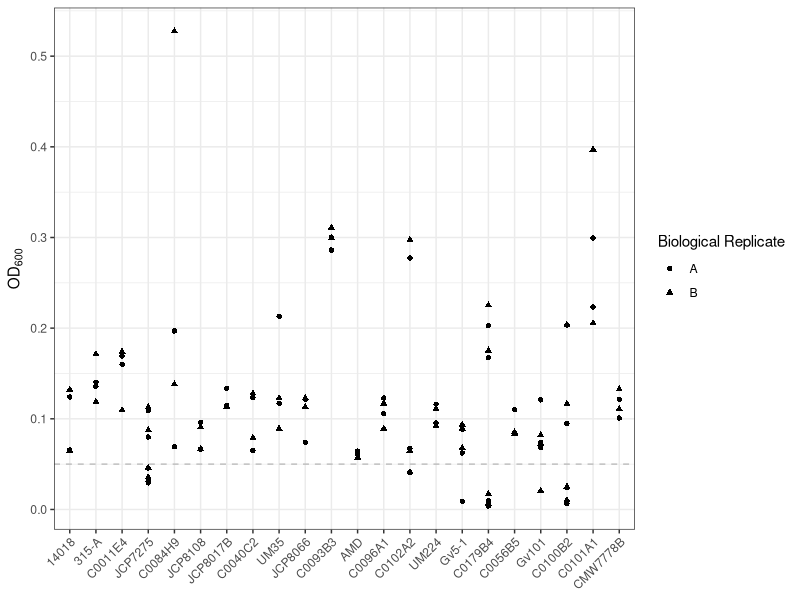
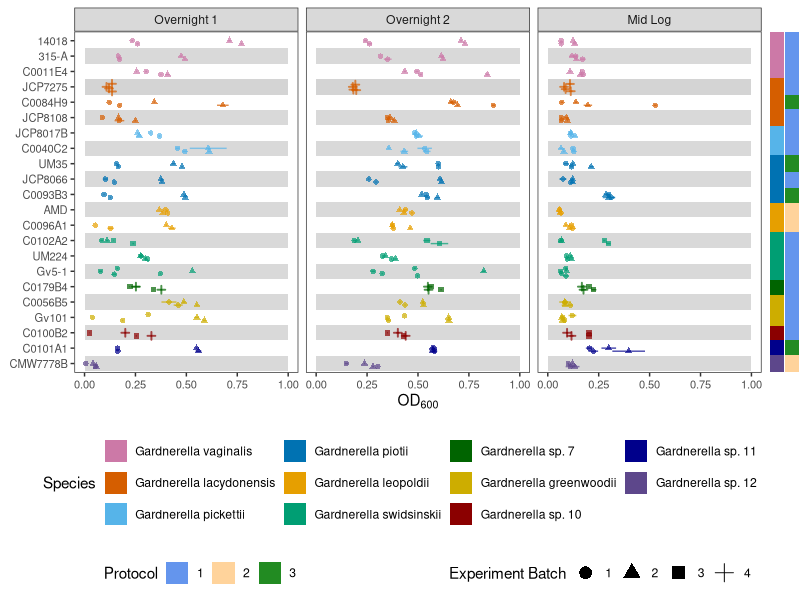
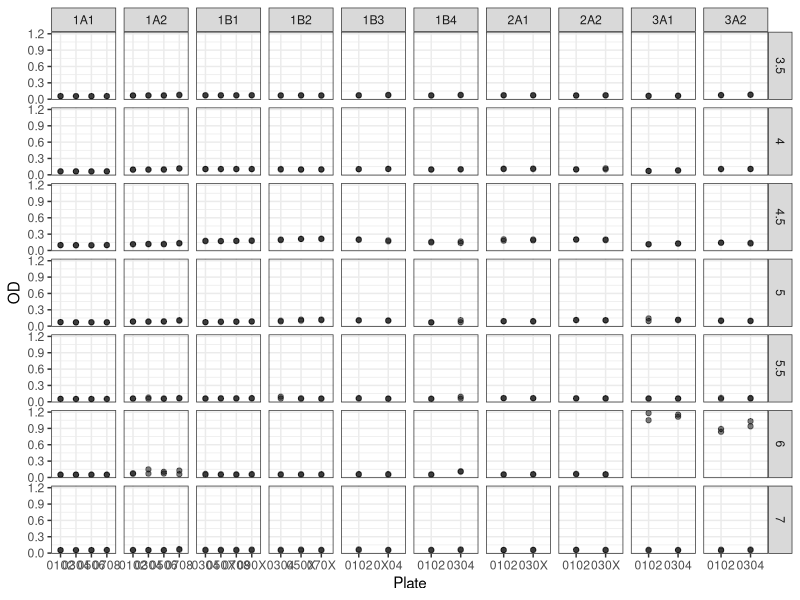
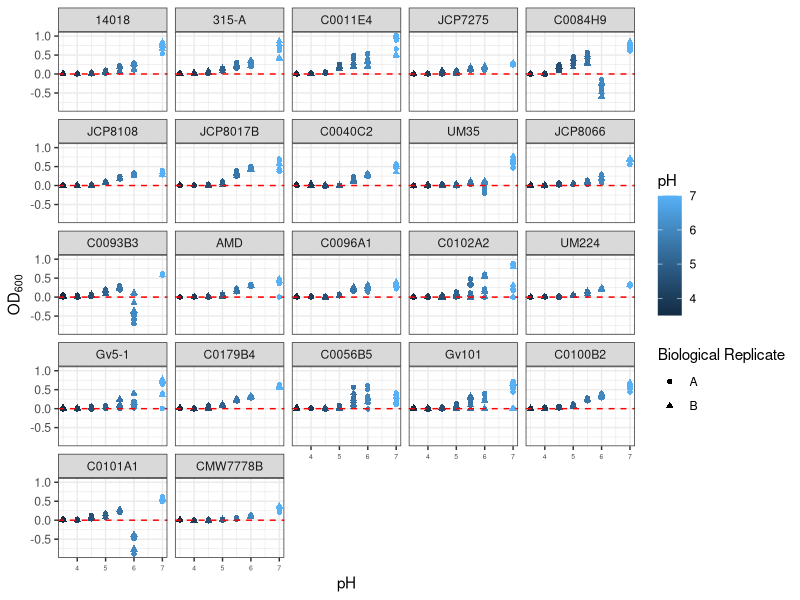
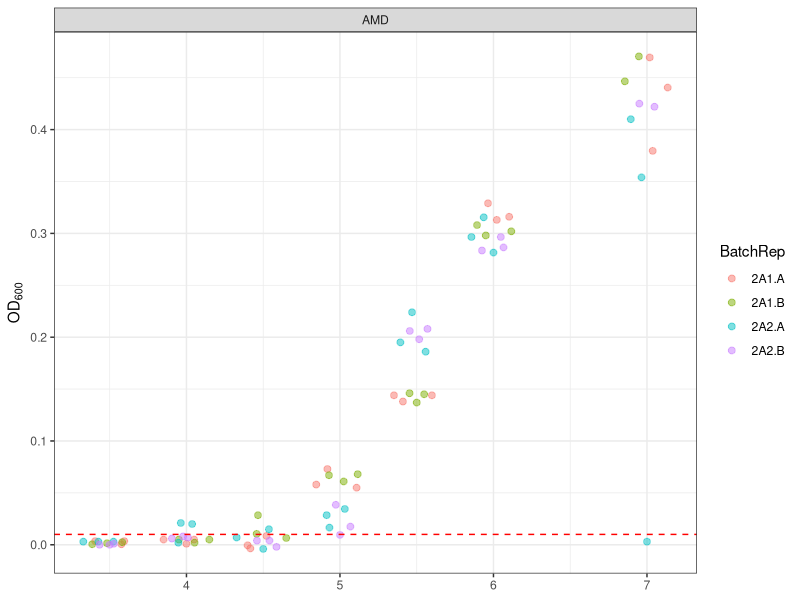
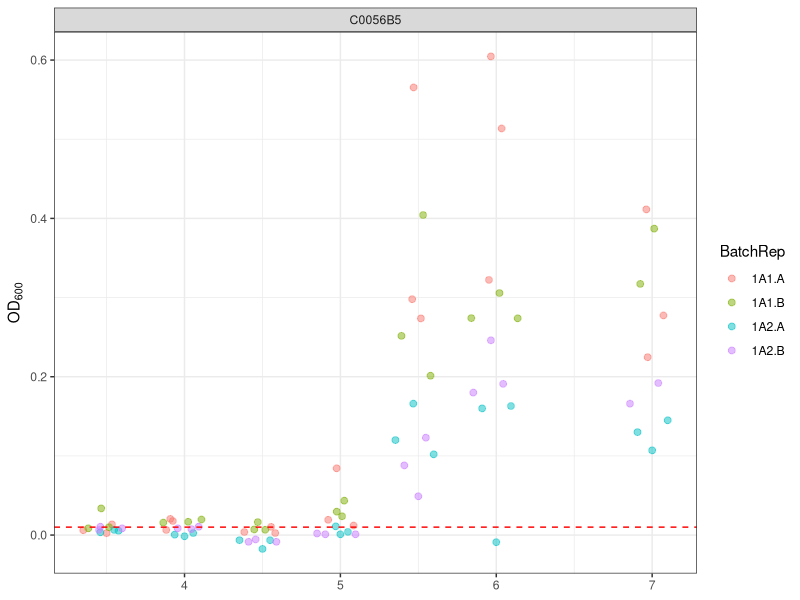
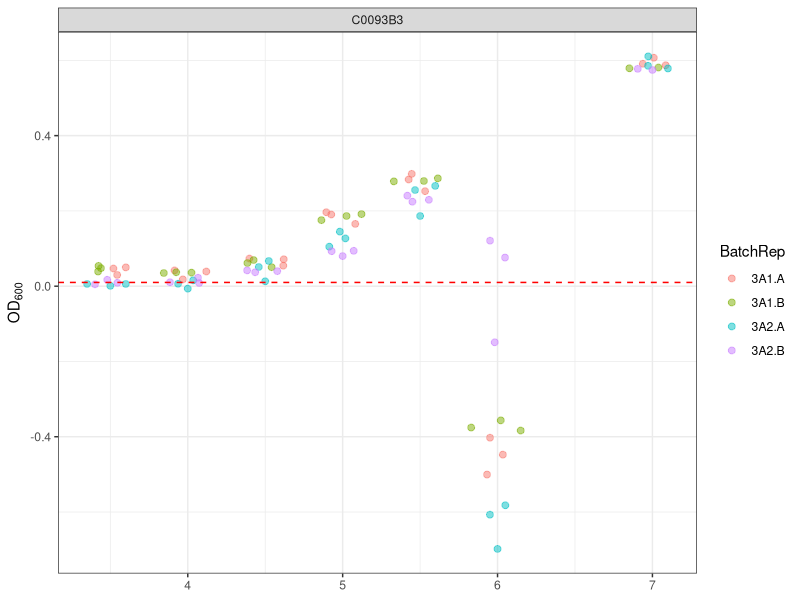
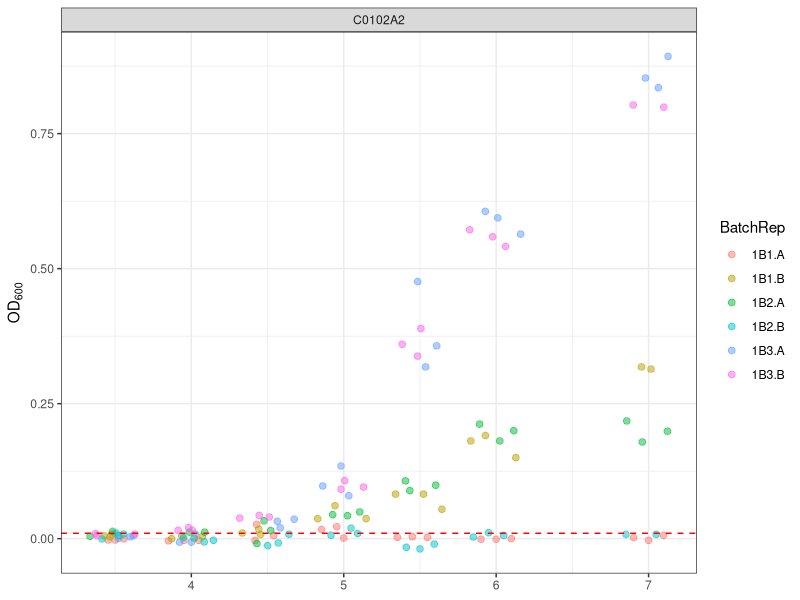

Here is the R script that generated these plots, in order: (Note: this script raises an error after producing the figures.)
## ---- chunk 1
library(tidyverse)
library(openxlsx)
library(broom)
library(rstatix)
library(ggbeeswarm)
library(formattable)
library(ggpubr)
library(cowplot)
library(corrplot)
library(kableExtra)
library(grid)
library(gridGraphics)

`%!in%` <- negate(`%in%`)
## ---- chunk 2
strains <- c("14018", "315-A", "C0011E4", "JCP7275", "C0084H9", "JCP8108", "JCP8017B", "C0040C2" , "UM35",  "JCP8066", "C0093B3", "AMD", "C0096A1", "C0102A2",  "UM224", "Gv5-1", "C0179B4", "C0056B5", "Gv101", "C0100B2", "C0101A1", "CMW7778B")

strains0 <- c("14018", "315-A", "C0011E4", "JCP7275", "C0084H9", "JCP8108", "JCP8017B", "C0040C2" , "UM35",  "JCP8066", "C0093B3", "AMD", "C0096A1", "C0102A2",  "UM224", "5-1", "C0179B4", "C0056B5", "101", "C0100B2", "C0101A1", "CMW7778B")

species <- c("Gardnerella vaginalis", "Gardnerella lacydonensis", "Gardnerella pickettii", "Gardnerella piotii", "Gardnerella leopoldii", "Gardnerella swidsinskii", "Gardnerella sp. 7", "Gardnerella greenwoodii", "Gardnerella sp. 10", "Gardnerella sp. 11", "Gardnerella sp. 12")

figureOut <- "../../experiments_figures"
suppTableOut <- paste0("../../experiments_figures/", Sys.Date(), "_supplementary_posthoc_tables.xlsx")
formattedPhenDataOut <- "../formatted_phenotype_data"
## ---- chunk 3
midlog_raw_data <- read_csv("./data/pH_midlog_raw_data.csv")   %>%
  mutate(Species=case_when(Species=="Gardnerella sp. 2"~"Gardnerella lacydonensis",
                           Species=="Gardnerella sp. 3"~"Gardnerella pickettii",
                           Species=="Gardnerella sp. 8"~"Gardnerella greenwoodii",
                           Species %!in% c("Gardnerella sp. 2", "Gardnerella sp. 3", "Gardnerella sp. 8")~Species))
pH_raw_data <- read_csv("./data/pH_raw_data.csv")   %>%
  mutate(Species=case_when(Species=="Gardnerella sp. 2"~"Gardnerella lacydonensis",
                           Species=="Gardnerella sp. 3"~"Gardnerella pickettii",
                           Species=="Gardnerella sp. 8"~"Gardnerella greenwoodii",
                           Species %!in% c("Gardnerella sp. 2", "Gardnerella sp. 3", "Gardnerella sp. 8")~Species))
## ---- chunk 4
theme_set(theme_bw())

speciesColor <- scale_color_manual(values=c("#CC79A7", "#D55E00", "#56B4E9", "#0072B2", "#E69F00", "#009E73", 
                                                 "darkgreen", "gold3", "darkred", "darkblue",
                                                 "mediumpurple4"))

speciesFill <- scale_fill_manual(values=c("#CC79A7", "#D55E00", "#56B4E9", "#0072B2", "#E69F00", "#009E73", 
                                                 "darkgreen", "gold3", "darkred", "darkblue",
                                                 "mediumpurple4"))
## ---- chunk 5
setupDF <- midlog_raw_data %>%
  group_by(Number, BioRep, Species, Strain, Batch, Step) %>%
  mutate(OD=OD-mean(.$OD[.$Number=="Blank"]),
                      OD=case_when(OD>0~OD,
                      OD<=0~0)) %>%
  filter(Number!="Blank") %>%
  mutate(Step=factor(Step, levels=c("Overnight 1", "Overnight 2", "Mid Log"))) %>%
  mutate(Strain=factor(Strain, levels=strains),
         Species=factor(Species, levels=species),
         Sample=paste(Strain, Batch, BioRep, sep="."),
         BatchNum=str_extract(Batch, "(?<=[A|B])[0-9]"),
         BatchRep=paste(BatchNum, BioRep, sep="."),
         StrainN=as.numeric(Strain),
         rectFill=case_when(StrainN %% 2 == 0 ~ "A",
                           StrainN %% 2 != 0 ~ "B")) %>%
  ungroup %>%
  with_groups(c("Sample", "Number", "BioRep", "Batch", "BatchNum", "BatchRep", "StrainN", "rectFill", "Species", "Strain", "Protocol",  "Step"), summarize, ODm=mean(OD), ODsd=sd(OD))
## ---- chunk 6
setupDF %>%
  filter(Step=="Mid Log") %>%
  ggplot(aes(x=Strain, y=ODm)) +
  geom_point(aes(shape=BioRep)) +
  geom_hline(aes(yintercept=0.05), linetype=2, color="gray") +
  theme(axis.text.x = element_text(angle=45, hjust=1)) +
  labs(x=NULL, y=bquote(OD[600]), shape="Biological Replicate", color="Experiment Batch")
## ---- chunk 7
failGrowthSamples <- setupDF %>%
  filter(Step=="Mid Log", ODm<0.05) %>%
  .$Sample
  
failGrowthSamples
## ---- chunk 8
overnightPlot <- setupDF %>%
  filter(Sample %!in% failGrowthSamples) %>%
  ggplot(aes(x=Strain, y=ODm)) +
  geom_rect(aes(xmin=StrainN-.5, xmax=StrainN+.5, ymin = 0, ymax = 1, fill=rectFill), alpha = 0.2, show.legend = FALSE) +
  geom_pointrange(aes(ymin=(ODm-ODsd), ymax=(ODm+ODsd), shape=BatchNum, color=Species), position = position_quasirandom(), size=0.3, alpha=0.7, show.legend = FALSE) +
  geom_point(aes(shape=BatchNum), alpha=0) +
  speciesColor +
  scale_fill_manual(values=c("white", "gray"), labels=c("A","B")) +
  ylim(0,1) +
  facet_grid(.~Step) +
  coord_flip() +
  scale_x_discrete(limits=rev) +
  theme(axis.text.x = element_text(size=8),
        axis.text.y = element_text(size=8),
        axis.title = element_text(size=11),
        panel.grid = element_blank(),
        legend.position = "none") +
  labs(x=NULL, y=bquote(OD[600]), shape="Experiment Batch")

## annotation portions of plot
#protocol bar
protocolBar <- setupDF %>%
  select(Strain, Species, Protocol) %>%
  unique %>%
  mutate(Protocol=as.character(Protocol)) %>%
  ggplot() +
    geom_bar(aes(x=Strain, y=2, fill=Protocol), stat="identity", width = 1.1) +
    scale_x_discrete(limits=rev) +
    scale_fill_manual(values=c("cornflowerblue", "burlywood1", "forestgreen")) +
    coord_flip() +
    theme_void() +
    theme(legend.position = "none")

speciesBar <- setupDF %>%
  select(Strain, Species, Protocol) %>%
  unique %>%
  ggplot() +
    geom_bar(aes(x=Strain, y=1, fill=Species), stat="identity", width=1.1) +
    scale_x_discrete(limits=rev) +
    speciesFill +
    coord_flip() +
    theme_void() +
    theme(legend.position = "none")

#Legends
protocol_legend <- ggpubr::get_legend(
    protocolBar + 
    guides(color = guide_legend(nrow = 1)) +
    theme(legend.position = "bottom"))
species_legend <- ggpubr::get_legend(
    speciesBar +
    guides(color=guide_legend(ncol = 1)) +
    theme(legend.position = "bottom"))
experiment_legend <- ggpubr::get_legend(
  overnightPlot +
  guides(shape=guide_legend(nrow = 1, override.aes = list(alpha=1, size=4))) +
  theme(legend.position = "bottom"))

a <- plot_grid(overnightPlot, speciesBar, protocolBar, nrow = 1, align = "h", axis = "bt", rel_widths = c(1, 0.02, 0.02))
b <- plot_grid(a, as_ggplot(species_legend), nrow=2, rel_heights = c(1, 0.3))
c <- plot_grid(as_ggplot(protocol_legend), as_ggplot(experiment_legend), nrow=1)
setUpGrowthFigure <- plot_grid(b, c, ncol=1, nrow=2, rel_heights = c(1, 0.1))
setUpGrowthFigure
## ---- chunk 9
blankDF <- pH_raw_data %>%
    filter(Number=="Blank")

pH_results_raw <- pH_raw_data %>%
    filter(Number !="Blank")
## ---- chunk 10
blankDF %>%
  ggplot(aes(x=Plate, y=OD)) +
  geom_point(alpha=0.5) +
  facet_grid(pH~Batch, scales = "free_x")
## ---- chunk 11
meanBlankODs <- blankDF %>%
  with_groups(c(Plate, Batch, pH), summarize, blankOD=mean(OD))


DF0 <- pH_results_raw %>%
  left_join(meanBlankODs) %>%
  mutate(OD=OD-blankOD,
         Species=factor(Species, levels=species),
         Strain=factor(Strain, levels=strains),
         Sample=paste(Batch, Strain, BioRep, sep=".")) %>%
  filter(Sample %!in% failGrowthSamples)
## ---- chunk 12
DF0 %>%
  ggplot(aes(x=pH, y=OD, color=pH, shape=BioRep)) +
  geom_point() +
  geom_hline(yintercept = 0, linetype=2, color="red") +
  facet_wrap(~Strain) +
  theme(axis.text.x = element_text(size=5)) +
  labs(x="pH", y=bquote(OD[600]), shape="Biological Replicate")
## ---- chunk 13
DF0 %>%
  filter(Strain %in% c("AMD", "Gv5-1", "Gv101", "C0102A2", "C0056B5", "C0093B3")) %>%  
#         pH==7) %>%
  mutate(PlateSet=str_extract(Batch, "(?<=[A|B])[1|2]"), 
         BatchRep=paste(Batch, BioRep, sep="."),
         Strain=as.character(Strain)) %>%
  #ggplot(aes(x=Strain, y=OD, color=BatchRep)) +
  split(.$Strain) %>%
  map(~ggplot(.x, aes(x=pH, y=OD, color=BatchRep)) +
  geom_quasirandom(size=2, alpha=0.5) +
  geom_hline(yintercept = 0.01, linetype=2, color="red") +
  facet_wrap(~Strain) +
  labs(y=bquote(OD[600]), x=NULL))
  
## ---- chunk 14
filterWells <- DF0 %>%
  filter(pH==7, 
         OD<0.01) %>% # samples w
  mutate(SampleWell=paste(Sample, well, sep=".")) %>%
  .$SampleWell
filterWells
## ---- chunk 15
filterSamples <- DF0 %>%
  mutate(SampleWell=paste(Sample, well, sep=".")) %>%
  filter(SampleWell %!in% filterWells) %>%
  count(Sample, pH) %>%
  spread(pH, n) %>%
  filter(is.na(`7`)) %>%
  .$Sample
filterSamples
## ---- chunk 16
filterpHwells <- DF0 %>%
  mutate(SampleWell=paste(Sample, well, sep=".")) %>%
  filter(SampleWell %!in% filterWells,
         Protocol=="3",
         pH==6) %>%
  unique %>%
  .$SampleWell
filterpHwells
## ---- chunk 17
DF1 <- DF0 %>%
  mutate(SampleWell=paste(Sample, well, sep=".")) %>%
  filter(SampleWell %!in% filterWells,
         Sample %!in% filterSamples,
         SampleWell %!in% c(filterpHwells, "2A2.AMD.A.H3")) %>% # filter pH 6 protocol 3 and the pH 7 well of AMD that was below 0.01
  mutate(OD=case_when(OD<0.003~0,
                      OD>=0.003~OD)) # measurements below the limit of detection (0.003) become 0
## ---- chunk 18
pH_DF_save <- DF1 %>%
  with_groups(c(Number, Species, Strain, pH, Batch, Plate, BioRep), summarize, mOD=mean(OD), sdOD=sd(OD)) %>%
  mutate(pH=as.numeric(pH),
         Sample=paste(Strain, Batch, BioRep, pH, sep=".")) %>%
  select(Sample, Strain, Species, pH, mOD, sdOD)

# write_csv(pH_DF_save, file.path(formattedPhenDataOut, "pH_growth.csv"))
## ---- chunk 19
DF <- DF1 %>%
  with_groups(c(Number, Species, Strain, pH, Batch, Plate, BioRep, Protocol), summarize, mOD=mean(OD), sdOD=sd(OD))
## ---- chunk 20
annotationDF <- DF %>%
  filter(pH==7) %>%
  with_groups(c(Species, Strain), summarize, y=mean(mOD)) %>%
  with_groups(Species, mutate, y=1.2-.2*rank(Strain))


pHGrowthPlot <- DF %>%
  mutate(pH=as.numeric(pH)) %>%
  ggplot() +
  stat_summary(aes(x=pH, y=mOD, group=Strain, linetype=Strain, color=Strain), fun="mean", geom = "line", show.legend = FALSE) +
  geom_pointrange(aes(x=pH, y=mOD, ymin=(mOD-sdOD), ymax=(mOD+sdOD), color=Strain, shape=Strain),size=0.3, show.legend = FALSE) +
  geom_text(data=annotationDF, aes(label=Strain, color=Strain, x=3.5, y=y), size=3, show.legend = FALSE, hjust=0) +
  facet_wrap(~Species) +
  scale_shape_manual(values=c(15, 16, 17, 15, 16, 17, 15, 16, 15, 16, 17, 15, 16, 15, 16, 17, 15, 15, 16, 15, 15, 15)) +
  scale_linetype_manual(values=c(1, 2, 3, 1, 2, 3, 1, 2, 1, 2, 3, 1, 2, 3, 1, 2, 1, 1, 2, 1, 1, 1)) +
  scale_color_manual(values=c("black", "gray47", "brown", "black", "gray47", "brown", "black", "gray47", "black", "gray47", "brown", "black", "gray47", "black", "gray47",  "brown", "black", "black", "gray47", "black", "black", "black")) +
  #theme(panel.grid = element_blank()) +
  labs(y=bquote(OD[600]), x="pH")
pHGrowthPlot
## ---- chunk 21
ttest <- DF %>%
  group_by(Species, Strain, pH) %>%
  t_test(mOD~1, mu=0.01, alternative = "greater") %>%
  add_significance("p")
## ---- chunk 22
minpHtable <- ttest %>%
  group_by(Strain, Species) %>%
  filter(p.signif!="ns") %>%
  filter(pH==min(pH)) %>%
  select(Species, Strain, pH) %>%
  arrange(pH)

minpHtableFigure <- minpHtable %>%
  kbl(caption="Table 1. Minimum pH with growth") %>%
  kable_classic(full_width=TRUE, html_font = "Arial")

minpHtableFigure

#save_kable(minpHtableFigure, file = file.path(figureOut, paste(Sys.Date(), "Table1_minpHTable.png", sep="_")), zoom=6)
## ---- chunk 23
DF %>%
  select(Species, Strain, Protocol, pH, mOD, sdOD) %>%
  group_by(pH) %>%
  anova_test(mOD~Strain) %>%
  formattable()
## ---- chunk 24
odPostHocs <- DF %>%
  select(Species, Strain, Protocol, pH, mOD, sdOD) %>%
  group_by(pH) %>%
  tukey_hsd(mOD~Strain, p.adjust.method = "BH")

#save posthoc test results in supplementary tables file
# suppl_xlsx <- loadWorkbook(suppTableOut)
# addWorksheet(suppl_xlsx, "TablesS7_pH_posthocs")
# 
# odPostHocs %>%
#  arrange(pH, p.adj) %>%
#  writeData(suppl_xlsx, x=.,  sheet="TablesS7_pH_posthocs")
# 
# saveWorkbook(suppl_xlsx, suppTableOut, overwrite = TRUE)
## ---- chunk 25
pHODpvals <- odPostHocs %>%
  split(.$pH) %>%
  map(~select(.x, group1, group2, p.adj)) %>%
  map(~dplyr::rename(.x, var1=group2, var2=group1, cor=p.adj)) %>%
  map(cor_spread) %>%
  map(~column_to_rownames(.x, var="rowname")) %>%
  map(as.matrix)

pHODcorplotInput <-  odPostHocs %>%
  split(.$pH) %>%
  map(~select(.x, group1, group2, estimate)) %>%
  map(~dplyr::rename(.x, var1=group2, var2=group1, cor=estimate)) %>%
  map(cor_spread) %>%
  map(~column_to_rownames(.x, var="rowname")) %>%
  map(as.matrix)

makeCorrPlots <- function(inputMatrix, pvalMatrix) {
  dev.new()
  par(xpd = NA, # switch off clipping, necessary to always see axis labels
  bg = "transparent", # switch off background to avoid obscuring adjacent plots
  oma = c(2, 2, 0, 0)) # move plot to the right and up
  corrplot(inputMatrix, is.corr=FALSE, type = "lower", tl.col="black", p.mat = pvalMatrix, insig = "label_sig", sig.level = c(0.001, 0.01, 0.05), pch.cex = 0.9)
  grid.echo()
  plot <- grid.grab()
  dev.off()
  return(plot)
}

pHODcorrPlots <- map2(pHODcorplotInput, pHODpvals, makeCorrPlots)
## ---- chunk 26
ratioDF <- DF %>%
  select(-sdOD) %>%
  spread(pH, mOD) %>%
  mutate_at(vars("3.5", "4", "4.5", "5", "5.5", "6", "7"), ~.x/`7`) %>%
  gather("pH", "ratio", c("3.5", "4", "4.5", "5", "5.5", "6", "7"))
## ---- chunk 27
annotationDFratio <- DF %>%
  filter(pH==7) %>%
  with_groups(c(Species, Strain), summarize, y=mean(mOD)) %>%
  with_groups(Species, mutate, y=160-20*rank(Strain))

pHratioPlot <- ratioDF %>%
  mutate(pH=as.numeric(pH),
         percent=ratio*100) %>%
  ggplot() +
  stat_summary(aes(x=pH, y=percent, group=Strain, linetype=Strain, color=Strain), fun="mean", geom = "line", show.legend = FALSE) +
  geom_point(aes(x=pH, y=percent, color=Strain, shape=Strain), show.legend = FALSE) +
  geom_text(data=annotationDFratio, aes(label=Strain, color=Strain, x=3.5, y=y), size=3, show.legend = FALSE, hjust=0) +
  facet_wrap(~Species) +
  scale_shape_manual(values=c(15, 16, 17, 15, 16, 17, 15, 16, 15, 16, 17, 15, 16, 15, 16, 17, 15, 15, 16, 15, 15, 15)) +
  scale_linetype_manual(values=c(1, 2, 3, 1, 2, 3, 1, 2, 1, 2, 3, 1, 2, 3, 1, 2, 1, 1, 2, 1, 1, 1)) +
  scale_color_manual(values=c("black", "gray47", "brown", "black", "gray47", "brown", "black", "gray47", "black", "gray47", "brown", "black", "gray47", "black", "gray47",  "brown", "black", "black", "gray47", "black", "black", "black")) +
  labs(y="Percent pH 7 growth", x="pH")
pHratioPlot
## ---- chunk 28
ratioDF %>%
  filter(pH!=7) %>%
  with_groups(pH, summarize, perc=mean(ratio, na.rm=TRUE)*100)
## ---- chunk 29
pH3.5_4Strains <- minpHtable %>%
  filter(pH<4.5) %>%
  mutate(Strain=as.character(Strain)) %>%
  .$Strain

pH4.5Strains <- minpHtable %>%
  filter(pH<5) %>%
  mutate(Strain=as.character(Strain)) %>%
  .$Strain
## ---- chunk 30
DF %>%
  select(-sdOD) %>%
  filter(Strain %in% pH3.5_4Strains) %>% # 315-A only
  spread(pH, mOD) %>%
  mutate_at(vars("3.5", "4", "4.5", "5", "5.5", "6", "7"), ~.x/`7`) %>%
  gather("pH", "ratio", c("3.5", "4", "4.5", "5", "5.5", "6", "7")) %>%
  filter(pH!=7) %>%
  with_groups(pH, summarize, perc=mean(ratio, na.rm=TRUE)*100)
## ---- chunk 31
DF %>%
  select(-sdOD) %>%
  filter(Strain %in% pH4.5Strains) %>% # 315-A only
  filter(pH %in% c(4.5, 7)) %>%
  spread(pH, mOD) %>%
  mutate(ratio4.5=`4.5`/`7`*100) %>%
  with_groups(Strain, summarize, mean=mean(ratio4.5), sd=sd(ratio4.5))
## ---- chunk 32
ratioDF %>%
  filter(pH!="7") %>%
  select(Species, Strain, Protocol, pH,ratio) %>%
  group_by(pH) %>%
  anova_test(ratio~Strain) %>%
  formattable()
## ---- chunk 33
ratioPostHocs <- ratioDF %>%
  filter(pH!="7") %>%
  select(Species, Strain, Protocol, pH,ratio) %>%
  group_by(pH) %>%
  tukey_hsd(ratio~Strain, p.adjust.method = "BH")

#save posthoc test results in supplementary tables file
# suppl_xlsx <- loadWorkbook(suppTableOut)
# addWorksheet(suppl_xlsx, "TablesS8_pH_ratio_posthocs")
# 
# ratioPostHocs %>%
#  arrange(pH, p.adj) %>%
#  writeData(suppl_xlsx, x=.,  sheet="TablesS8_pH_ratio_posthocs")
# 
# saveWorkbook(suppl_xlsx, suppTableOut, overwrite = TRUE)
## ---- chunk 34
pHratiopvals <- ratioPostHocs %>%
  filter(pH!="7") %>%
  split(.$pH) %>%
  map(~select(.x, group1, group2, p.adj)) %>%
  map(~dplyr::rename(.x, var1=group2, var2=group1, cor=p.adj)) %>%
  map(cor_spread) %>%
  map(~column_to_rownames(.x, var="rowname")) %>%
  map(as.matrix)

pHratiocorplotInput <-  ratioPostHocs %>%
  filter(pH!="7") %>%
  split(.$pH) %>%
  map(~select(.x, group1, group2, estimate)) %>%
  map(~dplyr::rename(.x, var1=group2, var2=group1, cor=estimate)) %>%
  map(cor_spread) %>%
  map(~column_to_rownames(.x, var="rowname")) %>%
  map(as.matrix)

pHratiocorrPlots <- map2(pHratiocorplotInput, pHratiopvals, makeCorrPlots)
## ---- chunk 35
plot_grid(pHGrowthPlot+theme(axis.title.y = element_text(size=18), strip.text.x = element_text(size=6.4)), pHratioPlot+theme(axis.title.y = element_text(size=18), strip.text.x = element_text(size=6.4)), labels = c("A", "B"), label_size = 15)
#ggsave(filename = file.path(figureOut, paste(Sys.Date(), "Figure5_pHGrowth.png", sep = "_")))
## ---- chunk 36
ODPostHocPlots <- plot_grid(pHODcorrPlots$`3.5`, pHODcorrPlots$`4`, pHODcorrPlots$`4.5`, pHODcorrPlots$`5`, pHODcorrPlots$`5.5`, pHODcorrPlots$`6`, pHODcorrPlots$`7`, ncol=1,  labels = c("A", "C", "E", "G", "I", "K", "M"), label_size = 20)

ratioPostHocPlots <- plot_grid(pHratiocorrPlots$`3.5`, pHratiocorrPlots$`4`,pHratiocorrPlots$`4.5`, pHratiocorrPlots$`5`, pHratiocorrPlots$`5.5`, pHratiocorrPlots$`6`, ggplot+geom_blank(),  ncol=1, labels = c("B", "D", "F", "H",  "J",  "L", " "), label_size = 20)

plot_grid(ODPostHocPlots, 
          ratioPostHocPlots, 
          ncol=2, align = "hv")
#ggsave(file.path(figureOut, paste(Sys.Date(), "FigureS4_pH_posthocs.png", sep = "_")))
## ---- chunk 37
sessionInfo()
